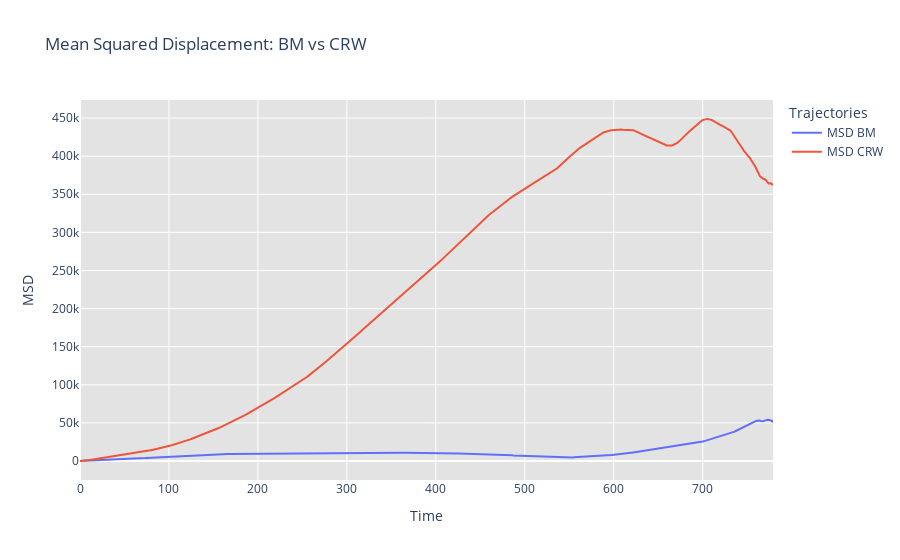

Source (notebook cell):
### Markdown cell above
**formula/code relationship**

- $\frac{1}{N - n}$  is the implemetation `np.mean(squared_displacements)`

- $\sum_{i=1}^{N-n}$ is a bucle `for i in range(n, num_steps)`.

- $\left| r(i+t) - r(i) \right|^2$ is the `distance.euclidean(positions[i], positions[i - t]) ** 2.`

### Code cell
# Example usage with my data
n = 220
positions_bm = BM_array
positions_crw = CRW_array

msd_bm = calculate_msd(positions_bm, n)
msd_crw = calculate_msd(positions_crw, n)

# Create the Plotly figure
fig = go.Figure()

# Add the two MSD curves (BM and CRW)
fig.add_trace(go.Scatter(x=np.arange(len(msd_bm)), y=msd_bm, mode='lines', name='MSD BM'))
fig.add_trace(go.Scatter(x=np.arange(len(msd_crw)), y=msd_crw, mode='lines', name='MSD CRW'))

# Configure the plot layout
fig.update_layout(
    title='Mean Squared Displacement: BM vs CRW',
    xaxis_title='Time',
    yaxis_title='MSD',
    legend_title='Trajectories',
    plot_bgcolor='rgba(200, 200, 200, 0.5)'
)

# Display the plot
fig.show()

### Figure 1 — Plotly figure (JSON) as saved in the notebook; plotly's stock layout.template omitted (floating-point values rounded to 4 significant figures; data arrays with more than 128 entries replaced by an {"elided": "..."} marker saying what was removed)
{"data": [{"mode": "lines", "name": "MSD BM", "type": "scatter", "x": {"elided": "780 int values"}, "y": {"elided": "780 float values"}}, {"mode": "lines", "name": "MSD CRW", "type": "scatter", "x": {"elided": "780 int values"}, "y": {"elided": "780 float values"}}], "layout": {"autosize": true, "legend": {"title": {"text": "Trajectories"}}, "plot_bgcolor": "rgba(200, 200, 200, 0.5)", "title": {"text": "Mean Squared Displacement: BM vs CRW"}, "xaxis": {"autorange": true, "range": [0, 779], "title": {"text": "Time"}, "type": "linear"}, "yaxis": {"autorange": true, "range": [-24930.0, 473700.0], "title": {"text": "MSD"}, "type": "linear"}}}
